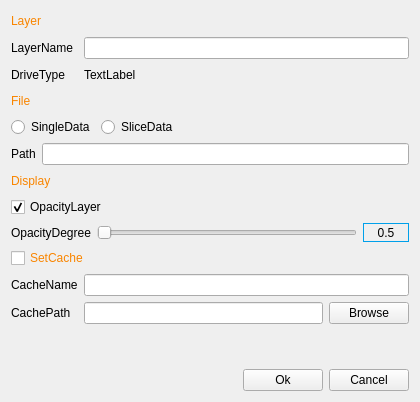
<?xml version="1.0" encoding="UTF-8"?>
<ui version="4.0">
 <class>CPropertyImageLayerDialog</class>
 <widget class="QWidget" name="CPropertyImageLayerDialog">
  <property name="geometry">
   <rect>
    <x>0</x>
    <y>0</y>
    <width>420</width>
    <height>402</height>
   </rect>
  </property>
  <property name="windowTitle">
   <string>CPropertyImageLayerDialog</string>
  </property>
  <layout class="QGridLayout" name="gridLayout">
   <item row="0" column="0" colspan="2">
    <layout class="QHBoxLayout" name="horizontalLayout">
     <item>
      <widget class="QLabel" name="label_layer">
       <property name="styleSheet">
        <string notr="true">color: rgb(249, 133, 0);</string>
       </property>
       <property name="text">
        <string>Layer</string>
       </property>
      </widget>
     </item>
     <item>
      <spacer name="horizontalSpacer">
       <property name="orientation">
        <enum>Qt::Horizontal</enum>
       </property>
       <property name="sizeHint" stdset="0">
        <size>
         <width>40</width>
         <height>20</height>
        </size>
       </property>
      </spacer>
     </item>
    </layout>
   </item>
   <item row="1" column="0">
    <layout class="QVBoxLayout" name="verticalLayout_2">
     <item>
      <widget class="QLabel" name="label_layerName">
       <property name="text">
        <string>LayerName</string>
       </property>
      </widget>
     </item>
     <item>
      <widget class="QLabel" name="label_dirveType">
       <property name="text">
        <string>DriveType</string>
       </property>
      </widget>
     </item>
    </layout>
   </item>
   <item row="1" column="1">
    <layout class="QVBoxLayout" name="verticalLayout_3">
     <item>
      <widget class="QLineEdit" name="lineEdit_layerName"/>
     </item>
     <item>
      <layout class="QHBoxLayout" name="horizontalLayout_2">
       <item>
        <widget class="QLabel" name="labelDriver">
         <property name="text">
          <string>TextLabel</string>
         </property>
        </widget>
       </item>
       <item>
        <spacer name="horizontalSpacer_8">
         <property name="orientation">
          <enum>Qt::Horizontal</enum>
         </property>
         <property name="sizeHint" stdset="0">
          <size>
           <width>40</width>
           <height>20</height>
          </size>
         </property>
        </spacer>
       </item>
      </layout>
     </item>
    </layout>
   </item>
   <item row="2" column="0" colspan="2">
    <layout class="QHBoxLayout" name="horizontalLayout_4">
     <item>
      <widget class="QLabel" name="label_file">
       <property name="styleSheet">
        <string notr="true">color: rgb(249, 133, 0);</string>
       </property>
       <property name="text">
        <string>File</string>
       </property>
      </widget>
     </item>
     <item>
      <spacer name="horizontalSpacer_2">
       <property name="orientation">
        <enum>Qt::Horizontal</enum>
       </property>
       <property name="sizeHint" stdset="0">
        <size>
         <width>40</width>
         <height>20</height>
        </size>
       </property>
      </spacer>
     </item>
    </layout>
   </item>
   <item row="3" column="0" colspan="2">
    <layout class="QHBoxLayout" name="horizontalLayout_5">
     <item>
      <widget class="QRadioButton" name="radioBtn_singleData">
       <property name="text">
        <string>SingleData</string>
       </property>
       <property name="checked">
        <bool>false</bool>
       </property>
      </widget>
     </item>
     <item>
      <widget class="QRadioButton" name="radioBtn_sliceData">
       <property name="text">
        <string>SliceData</string>
       </property>
      </widget>
     </item>
     <item>
      <spacer name="horizontalSpacer_3">
       <property name="orientation">
        <enum>Qt::Horizontal</enum>
       </property>
       <property name="sizeHint" stdset="0">
        <size>
         <width>40</width>
         <height>20</height>
        </size>
       </property>
      </spacer>
     </item>
    </layout>
   </item>
   <item row="4" column="0" colspan="2">
    <layout class="QHBoxLayout" name="horizontalLayout_6">
     <item>
      <widget class="QLabel" name="label_path">
       <property name="text">
        <string>Path</string>
       </property>
      </widget>
     </item>
     <item>
      <widget class="QLineEdit" name="lineEdit_path"/>
     </item>
    </layout>
   </item>
   <item row="5" column="0" colspan="2">
    <layout class="QHBoxLayout" name="horizontalLayout_7">
     <item>
      <widget class="QLabel" name="label_display">
       <property name="styleSheet">
        <string notr="true">color: rgb(249, 133, 0);</string>
       </property>
       <property name="text">
        <string>Display</string>
       </property>
      </widget>
     </item>
     <item>
      <spacer name="horizontalSpacer_4">
       <property name="orientation">
        <enum>Qt::Horizontal</enum>
       </property>
       <property name="sizeHint" stdset="0">
        <size>
         <width>40</width>
         <height>20</height>
        </size>
       </property>
      </spacer>
     </item>
    </layout>
   </item>
   <item row="6" column="0" colspan="2">
    <layout class="QHBoxLayout" name="horizontalLayout_8">
     <item>
      <widget class="QCheckBox" name="checkBox_opacityLayer">
       <property name="text">
        <string>OpacityLayer</string>
       </property>
       <property name="checked">
        <bool>true</bool>
       </property>
      </widget>
     </item>
     <item>
      <spacer name="horizontalSpacer_5">
       <property name="orientation">
        <enum>Qt::Horizontal</enum>
       </property>
       <property name="sizeHint" stdset="0">
        <size>
         <width>40</width>
         <height>20</height>
        </size>
       </property>
      </spacer>
     </item>
    </layout>
   </item>
   <item row="7" column="0" colspan="2">
    <layout class="QHBoxLayout" name="horizontalLayout_9">
     <item>
      <widget class="QLabel" name="label_opacityDegree">
       <property name="text">
        <string>OpacityDegree</string>
       </property>
      </widget>
     </item>
     <item>
      <widget class="QSlider" name="hSlider_opacityDegree">
       <property name="orientation">
        <enum>Qt::Horizontal</enum>
       </property>
      </widget>
     </item>
     <item>
      <widget class="QLabel" name="label_opacityDegreeData">
       <property name="minimumSize">
        <size>
         <width>46</width>
         <height>19</height>
        </size>
       </property>
       <property name="maximumSize">
        <size>
         <width>46</width>
         <height>19</height>
        </size>
       </property>
       <property name="styleSheet">
        <string notr="true">border: 1px solid rgb(0,160,234);</string>
       </property>
       <property name="text">
        <string>0.5</string>
       </property>
       <property name="alignment">
        <set>Qt::AlignCenter</set>
       </property>
      </widget>
     </item>
    </layout>
   </item>
   <item row="8" column="0" colspan="2">
    <layout class="QHBoxLayout" name="horizontalLayout_10">
     <item>
      <widget class="QCheckBox" name="checkBox_cache">
       <property name="styleSheet">
        <string notr="true">color: rgb(249, 133, 0);</string>
       </property>
       <property name="text">
        <string>SetCache</string>
       </property>
      </widget>
     </item>
     <item>
      <spacer name="horizontalSpacer_6">
       <property name="orientation">
        <enum>Qt::Horizontal</enum>
       </property>
       <property name="sizeHint" stdset="0">
        <size>
         <width>40</width>
         <height>20</height>
        </size>
       </property>
      </spacer>
     </item>
    </layout>
   </item>
   <item row="9" column="0">
    <layout class="QVBoxLayout" name="verticalLayout_4">
     <item>
      <widget class="QLabel" name="label_cacheName">
       <property name="text">
        <string>CacheName</string>
       </property>
      </widget>
     </item>
     <item>
      <widget class="QLabel" name="label_cachePath">
       <property name="text">
        <string>CachePath</string>
       </property>
      </widget>
     </item>
    </layout>
   </item>
   <item row="9" column="1">
    <layout class="QVBoxLayout" name="verticalLayout_5">
     <item>
      <widget class="QLineEdit" name="lineEdit_cacheName"/>
     </item>
     <item>
      <layout class="QHBoxLayout" name="horizontalLayout_12">
       <item>
        <widget class="QLineEdit" name="lineEdit_cachePath"/>
       </item>
       <item>
        <widget class="QPushButton" name="btn_find_cachePath">
         <property name="text">
          <string>Browse</string>
         </property>
        </widget>
       </item>
      </layout>
     </item>
    </layout>
   </item>
   <item row="10" column="0" colspan="2">
    <layout class="QVBoxLayout" name="verticalLayout">
     <item>
      <spacer name="verticalSpacer">
       <property name="orientation">
        <enum>Qt::Vertical</enum>
       </property>
       <property name="sizeHint" stdset="0">
        <size>
         <width>20</width>
         <height>40</height>
        </size>
       </property>
      </spacer>
     </item>
     <item>
      <layout class="QHBoxLayout" name="horizontalLayout_13">
       <item>
        <spacer name="horizontalSpacer_7">
         <property name="orientation">
          <enum>Qt::Horizontal</enum>
         </property>
         <property name="sizeHint" stdset="0">
          <size>
           <width>40</width>
           <height>20</height>
          </size>
         </property>
        </spacer>
       </item>
       <item>
        <widget class="QPushButton" name="btn_ok">
         <property name="text">
          <string>Ok</string>
         </property>
        </widget>
       </item>
       <item>
        <widget class="QPushButton" name="btn_cancel">
         <property name="text">
          <string>Cancel</string>
         </property>
        </widget>
       </item>
      </layout>
     </item>
    </layout>
   </item>
  </layout>
 </widget>
 <layoutdefault spacing="6" margin="11"/>
 <resources>
  <include location="../resource/images.qrc"/>
 </resources>
 <connections/>
</ui>
